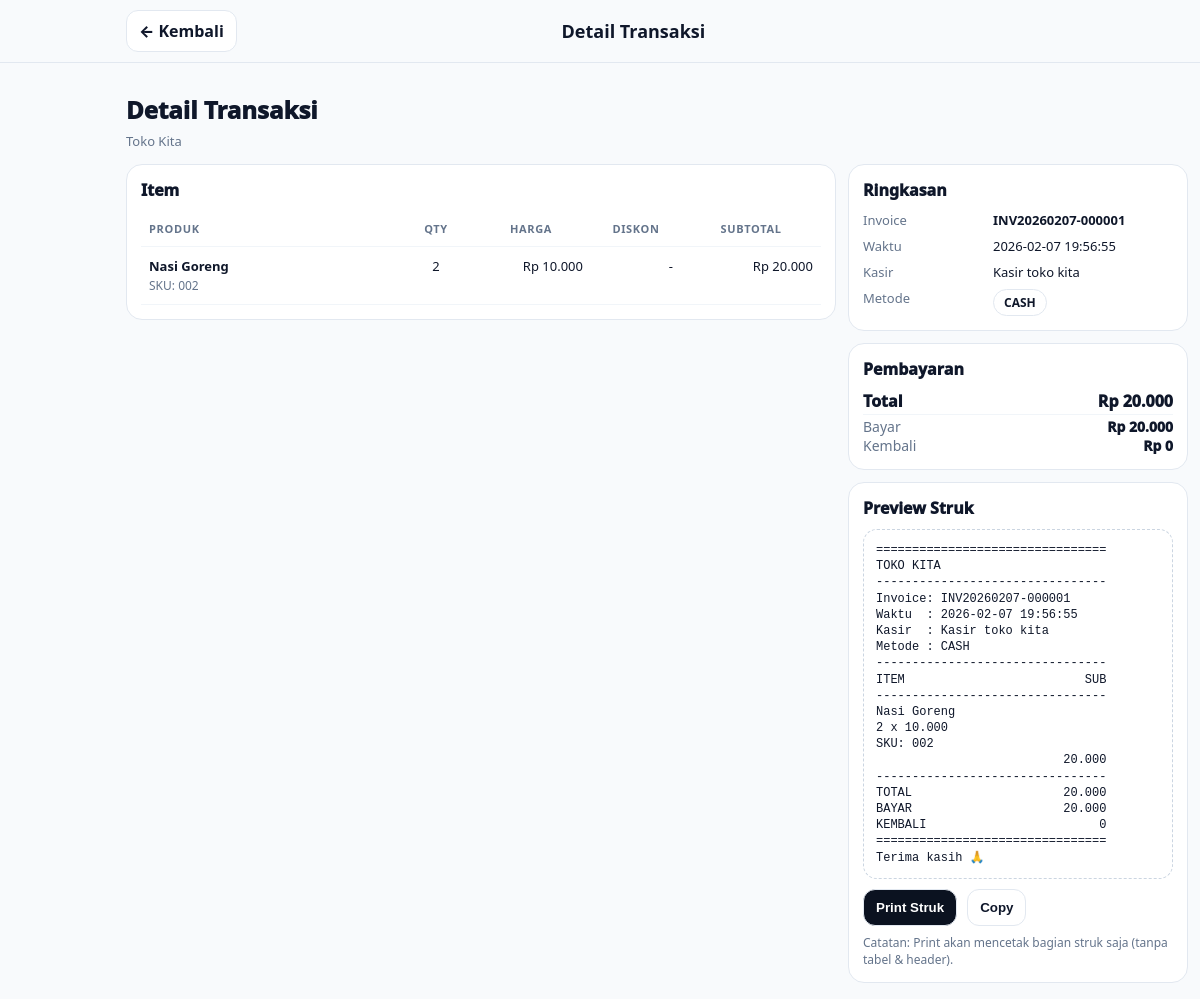
Screenshot of /advance/admin_sale_detail.php?id=1 (signed in) with the database file from the repository.
### tables this page shows
CREATE TABLE `stores` (
  `id` bigint(20) UNSIGNED NOT NULL,
  `name` varchar(150) NOT NULL,
  `address` text DEFAULT NULL,
  `phone` varchar(50) DEFAULT NULL,
  `owner_admin_id` bigint(20) UNSIGNED NOT NULL,
  `is_active` tinyint(1) DEFAULT 1,
  `store_type` enum('basic','bom') NOT NULL DEFAULT 'bom',
  `created_at` timestamp NOT NULL DEFAULT current_timestamp(),
  `receipt_header` varchar(255) DEFAULT NULL,
  `receipt_footer` varchar(255) DEFAULT NULL,
  `receipt_show_logo` tinyint(1) DEFAULT 1,
  `receipt_auto_print` tinyint(1) DEFAULT 1,
  `receipt_paper` enum('58mm','80mm') DEFAULT '80mm',
  `receipt_logo_path` varchar(255) DEFAULT NULL
);

CREATE TABLE `sale_items` (
  `id` bigint(20) UNSIGNED NOT NULL,
  `sale_id` bigint(20) UNSIGNED NOT NULL,
  `product_id` bigint(20) UNSIGNED NOT NULL,
  `sku` varchar(60) DEFAULT NULL,
  `name` varchar(150) NOT NULL,
  `price` int(10) UNSIGNED NOT NULL DEFAULT 0,
  `discount_percent` int(10) UNSIGNED NOT NULL DEFAULT 0,
  `discount_amount` int(10) UNSIGNED NOT NULL DEFAULT 0,
  `qty` int(10) UNSIGNED NOT NULL DEFAULT 1,
  `subtotal` int(10) UNSIGNED NOT NULL DEFAULT 0
);

CREATE TABLE `sales` (
  `id` bigint(20) UNSIGNED NOT NULL,
  `store_id` bigint(20) UNSIGNED NOT NULL,
  `kasir_id` bigint(20) UNSIGNED NOT NULL,
  `shift_id` bigint(20) UNSIGNED DEFAULT NULL,
  `invoice_no` varchar(40) DEFAULT NULL,
  `order_note` varchar(255) NOT NULL DEFAULT '',
  `total` int(10) UNSIGNED NOT NULL DEFAULT 0,
  `paid` int(10) UNSIGNED NOT NULL DEFAULT 0,
  `change_amount` int(11) NOT NULL DEFAULT 0,
  `payment_method` varchar(20) NOT NULL DEFAULT 'cash',
  `kitchen_done` tinyint(1) NOT NULL DEFAULT 0,
  `kitchen_done_at` datetime DEFAULT NULL,
  `created_at` timestamp NOT NULL DEFAULT current_timestamp()
);

CREATE TABLE `users` (
  `id` bigint(20) UNSIGNED NOT NULL,
  `name` varchar(100) NOT NULL,
  `email` varchar(190) NOT NULL,
  `password_hash` varchar(255) NOT NULL,
  `role` enum('developer','admin','kasir','dapur') NOT NULL,
  `created_by` bigint(20) UNSIGNED DEFAULT NULL,
  `is_active` tinyint(1) NOT NULL DEFAULT 1,
  `must_change_password` tinyint(1) NOT NULL DEFAULT 0,
  `created_at` timestamp NOT NULL DEFAULT current_timestamp(),
  `updated_at` timestamp NULL DEFAULT NULL ON UPDATE current_timestamp(),
  `password_reset_at` datetime DEFAULT NULL,
  `password_reset_by` int(11) DEFAULT NULL,
  `last_password_changed_at` datetime DEFAULT NULL
);

### advance/admin_sale_detail.php (the view, shortened to what this page needs)
<?php
require __DIR__ . '/../config/db.php';
$adminId=(int)auth_user()['id'];
$st=$pdo->prepare("SELECT id,name FROM stores WHERE owner_admin_id=? AND is_active=1 LIMIT 1");
$st->execute([$adminId]);
$store=$st->fetch();
$storeId=(int)$store['id']; $storeName=$store['name'];
$id=(int)($_GET['id'] ?? 0);
$saleQ=$pdo->prepare("
  SELECT sa.*, u.name AS kasir_name
  FROM sales sa
  JOIN users u ON u.id=sa.kasir_id
  WHERE sa.id=? AND sa.store_id=?
  LIMIT 1
");
$saleQ->execute([$id,$storeId]);
$sale=$saleQ->fetch();
$itemQ=$pdo->prepare("
  SELECT sku,name,price,discount_percent,discount_amount,qty,subtotal
  FROM sale_items
  WHERE sale_id=?
  ORDER BY id
");
$itemQ->execute([$id]);
$items=$itemQ->fetchAll();
function h($s): string { return htmlspecialchars((string)$s, ENT_QUOTES, 'UTF-8'); }
function rupiah(int $n): string { return 'Rp ' . number_format($n, 0, ',', '.'); }
function rpad(string $s, int $w): string {
  $s = trim($s);
  return $s . str_repeat(' ', $w - mb_strlen($s));
}
function lpad(string $s, int $w): string {
  $s = trim($s);
  return str_repeat(' ', $w - mb_strlen($s)) . $s;
}
function money_short(int $n): string {
  return number_format($n, 0, ',', '.');
}
$invoice = (string)($sale['invoice_no'] ?? '-');
$created = (string)($sale['created_at'] ?? '-');
$kasir   = (string)($sale['kasir_name'] ?? '-');
$method  = strtoupper((string)($sale['payment_method'] ?? '-'));
$total   = (int)($sale['total'] ?? 0);
$paid    = (int)($sale['paid'] ?? 0);
$change  = (int)($sale['change_amount'] ?? 0);
$W = 32;
$lines = [];
$lines[] = str_repeat('=', $W);
$lines[] = rpad(mb_strtoupper($storeName), $W);
$lines[] = str_repeat('-', $W);
$lines[] = rpad("Invoice: " . $invoice, $W);
$lines[] = rpad("Waktu  : " . $created, $W);
$lines[] = rpad("Kasir  : " . $kasir, $W);
$lines[] = rpad("Metode : " . $method, $W);
$lines[] = str_repeat('-', $W);
$lines[] = rpad("ITEM", 20) . lpad("SUB", 12);
$lines[] = str_repeat('-', $W);
foreach ($items as $it) {
  $name = (string)($it['name'] ?? '-');
  $sku  = (string)($it['sku'] ?? '-');
  $qty  = (int)($it['qty'] ?? 0);
  $sub  = (int)($it['subtotal'] ?? 0);
  $price= (int)($it['price'] ?? 0);
  $lines[] = rpad($name, $W);
  $detail = "{$qty} x " . money_short($price);
  $lines[] = rpad("  " . $detail, $W);
  $lines[] = rpad("  SKU: " . $sku, $W);
  $lines[] = rpad("", 20) . lpad(money_short($sub), 12);
  $lines[] = str_repeat('-', $W);
}
$lines[] = rpad("TOTAL", 20) . lpad(money_short($total), 12);
$lines[] = rpad("BAYAR", 20) . lpad(money_short($paid), 12);
$lines[] = rpad("KEMBALI", 20) . lpad(money_short($change), 12);
$lines[] = str_repeat('=', $W);
$lines[] = rpad("Terima kasih 🙏", $W);
$receiptText = implode("\n", $lines);
?>
<!doctype html>
<html>
<head>
</head>
<body>
<div class="topbar print-hide">
  <div class="topbar-inner">
    <a class="back" href="admin_sales_report.php">← Kembali</a>
    <div class="title">Detail Transaksi</div>
  </div>
</div>
<div class="wrap">
  <div class="h1 print-hide">Detail Transaksi</div>
  <p class="sub print-hide"><?= h($storeName) ?></p>
  <div class="grid2">
    <div class="card print-hide">
      <div class="section-title">Item</div>
      <div class="desktop-items" style="overflow:auto;">
        <table style="min-width:680px;">
          <thead>
            <tr>
              <th align="left">Produk</th>
              <th style="width:70px;">Qty</th>
              <th style="width:120px;" class="right">Harga</th>
              <th style="width:90px;" class="right">Diskon</th>
              <th style="width:140px;" class="right">Subtotal</th>
            </tr>
          </thead>
          <tbody>
            <?php if(!$items): ?>
              <tr><td colspan="5" class="muted" style="padding:12px;">Tidak ada item.</td></tr>
            <?php else: foreach($items as $it): ?>
              <?php
                $nm = (string)($it['name'] ?? '-');
                $sku = (string)($it['sku'] ?? '-');
                $qty = (int)($it['qty'] ?? 0);
                $price = (int)($it['price'] ?? 0);
                $sub = (int)($it['subtotal'] ?? 0);
                $discP = (int)($it['discount_percent'] ?? 0);
              ?>
              <tr>
                <td>
                  <div class="item-name"><?= h($nm) ?></div>
                  <div class="item-sku">SKU: <?= h($sku) ?></div>
                </td>
                <td class="center"><?= $qty ?></td>
                <td class="right"><?= h(rupiah($price)) ?></td>
                <td class="right"><?= $discP>0 ? h((string)$discP.'%') : '-' ?></td>
                <td class="right"><?= h(rupiah($sub)) ?></td>
              </tr>
            <?php endforeach; endif; ?>
          </tbody>
        </table>
      </div>
    </div>
    <div class="summary">
      <div class="card print-hide">
        <div class="section-title">Ringkasan</div>
        <div class="meta">
          <div class="muted">Invoice</div>
          <div><b><?= h($invoice) ?></b></div>
          <div class="muted">Waktu</div>
          <div><?= h($created) ?></div>
          <div class="muted">Kasir</div>
          <div><?= h($kasir) ?></div>
          <div class="muted">Metode</div>
          <div><span class="pill"><?= h($method) ?></span></div>
        </div>
      </div>
      <div class="card print-hide">
        <div class="section-title">Pembayaran</div>
        <div class="sum-row sum-big"><b>Total</b><b><?= h(rupiah($total)) ?></b></div>
        <hr class="divider">
        <div class="sum-row"><span class="muted">Bayar</span><b><?= h(rupiah($paid)) ?></b></div>
        <div class="sum-row"><span class="muted">Kembali</span><b><?= h(rupiah($change)) ?></b></div>
      </div>
      <div class="card">
        <div class="section-title">Preview Struk</div>
        <div class="receipt" id="receiptBox">
          <pre id="receiptText"><?= h($receiptText) ?></pre>
        </div>
        <div class="receipt-actions print-hide">
          <button class="btn" type="button" onclick="window.print()">Print Struk</button>
          <button class="btn-ghost" type="button" onclick="copyReceipt()">Copy</button>
        </div>
        <div class="muted print-hide" style="font-size:12px;margin-top:8px;">
          Catatan: Print akan mencetak bagian struk saja (tanpa tabel & header).
        </div>
      </div>
    </div>
  </div>
</div>
</body>
</html>

### advance/admin_sale_detail.php (style rules this page uses)
:root { --border:#e2e8f0; --muted:#64748b; --text:#0f172a; --bg:#f8fafc; --card:#ffffff; }
* { box-sizing:border-box }
body { margin:0; font-family: system-ui, -apple-system, Segoe UI, Roboto, Arial, sans-serif; background: var(--bg); color: var(--text); }
a { color:inherit }
.wrap { max-width:980px;margin:0 auto;padding:16px; }
.topbar { position: sticky; top:0; z-index: 10; background: rgba(248,250,252,.92); backdrop-filter: blur(8px); border-bottom:1px solid var(--border); }
.topbar-inner { max-width:980px;margin:0 auto;padding:10px 16px;display:flex;align-items:center;justify-content:space-between;gap:10px; }
.back { display:inline-flex;align-items:center;gap:8px; padding:9px 12px;border-radius:12px; border:1px solid var(--border); background:#fff;text-decoration:none; font-weight:800; }
.title { font-weight:900;font-size:18px; white-space:nowrap;overflow:hidden;text-overflow:ellipsis; }
.card { background:var(--card); border:1px solid var(--border); border-radius:16px; padding:14px; }
.muted { color:var(--muted) }
.h1 { font-size:24px;font-weight:1000;margin:14px 0 6px }
.sub { margin:0 0 14px;color:var(--muted);font-size:13px }
.grid2 { display:grid;grid-template-columns:1fr 340px;gap:12px;align-items:start }
.meta { display:grid;grid-template-columns:120px 1fr; row-gap:8px;column-gap:10px; font-size:13px; }
.meta b { font-weight:900 }
.pill { display:inline-flex;align-items:center; padding:4px 10px;border-radius:999px; border:1px solid var(--border); background:#fff;font-weight:900;font-size:12px; white-space:nowrap; }
.section-title { font-weight:1000;margin:0 0 10px;font-size:16px }
table { width:100%;border-collapse:collapse }
th,td { border-bottom:1px solid #f1f5f9;padding:10px 8px;font-size:13px;vertical-align:top }
th { color:var(--muted);font-size:11px;letter-spacing:.06em;text-transform:uppercase }
td.right { text-align:right }
td.center { text-align:center }
.item-name { font-weight:900 }
.item-sku { font-size:12px;color:var(--muted);margin-top:2px }
.summary { display:flex;flex-direction:column;gap:12px }
.sum-row { display:flex;justify-content:space-between;gap:12px;font-size:14px }
.sum-row b { font-weight:1000 }
.sum-big { font-size:16px }
.divider { height:1px;background:#f1f5f9;border:none;margin:2px 0 }
.btn { display:inline-flex;align-items:center;justify-content:center; padding:10px 12px;border-radius:12px; border:1px solid var(--border); background:#0b1220;color:#fff; font-weight:900;cursor:pointer;text-decoration:none; }
.btn-ghost { display:inline-flex;align-items:center;justify-content:center; padding:10px 12px;border-radius:12px; border:1px solid var(--border); background:#fff;color:#0f172a; font-weight:900;cursor:pointer;text-decoration:none; }
.receipt { border:1px dashed #cbd5e1; border-radius:14px; padding:12px; background:#fff; overflow:auto; }
.receipt pre { margin:0; font-family: ui-monospace, SFMono-Regular, Menlo, Monaco, Consolas, "Liberation Mono", "Courier New", monospace; font-size:12px; line-height:1.35; white-space:pre; }
.receipt-actions { display:flex;gap:10px;flex-wrap:wrap;margin-top:10px }

### rows the page displays
stores: name "Toko Kita"
sale_items: name "Nasi Goreng", sku "002", qty "2", price "Rp 10.000", subtotal "Rp 20.000"
sales: invoice_no "INV20260207-000001", created_at "2026-02-07 19:56:55", users.name "Kasir toko kita", payment_method "CASH", total "Rp 20.000", paid "Rp 20.000", change_amount "Rp 0"
